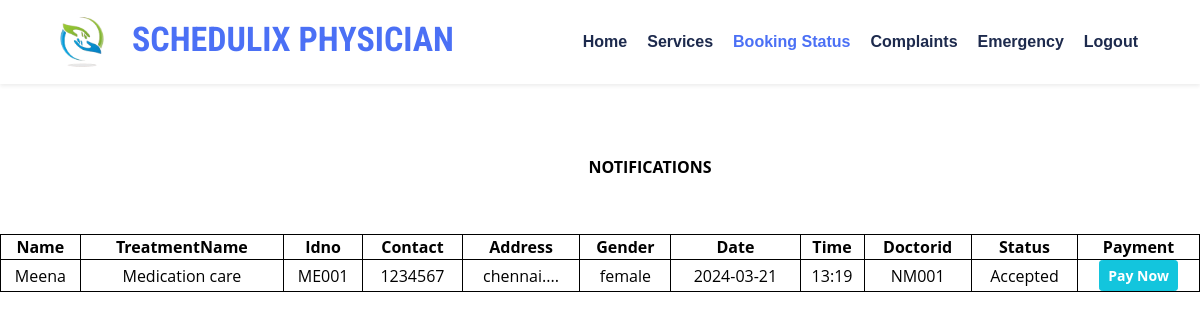
Screenshot of /notification.php (signed in) with the database file from the repository.
### tables this page shows
CREATE TABLE `user` (
  `id` int(100) NOT NULL,
  `name` varchar(50) NOT NULL,
  `treatmentname` varchar(50) NOT NULL,
  `email` varchar(50) NOT NULL,
  `contact` varchar(50) NOT NULL,
  `address` varchar(50) NOT NULL,
  `gender` varchar(50) NOT NULL,
  `idno` varchar(50) NOT NULL,
  `date` varchar(200) NOT NULL,
  `time` varchar(200) NOT NULL,
  `doctorid` varchar(200) NOT NULL,
  `status` varchar(50) NOT NULL,
  `userid` varchar(50) NOT NULL,
  `fees` varchar(200) NOT NULL
);

### notification.php (the view, shortened to what this page needs)
<?php
require_once("db_connection.php");
?>
<!DOCTYPE html>
<html lang="en" dir="ltr">
<head>
    <link href="https://cdnjs.cloudflare.com/ajax/libs/font-awesome/5.15.0/css/all.min.css" rel="stylesheet">
    <link href="https://cdn.jsdelivr.net/npm/bootstrap-icons@1.4.1/font/bootstrap-icons.css" rel="stylesheet">
    <link href="lib/owlcarousel/assets/owl.carousel.min.css" rel="stylesheet">
    <link href="lib/tempusdominus/css/tempusdominus-bootstrap-4.min.css" rel="stylesheet" />
    <link href="css/bootstrap.min.css" rel="stylesheet">
    <link href="css/style.css" rel="stylesheet">
</head>
<body>
 <?php include ('header.php'); ?>
     <br>
    <h2><b style="margin-left:100px;">NOTIFICATIONS</b></h2>
 <br />
 <center>
<div class="container_display">
<body>
<table style="width:100%">
  <tr>
    <th>Name</th><br>
            <th>TreatmentName</th>
            <th>Idno</th>
			<th>Contact</th>
            <th>Address</th>
            <th>Gender</th>
            <th>Date</th>
            <th>Time</th>
            <th>Doctorid</th>
            <th>Status</th>
            <th>Payment</th>
		</tr>
    <?php
$id = $_SESSION["user_id"];
$res = mysqli_query($conn, "SELECT * FROM user WHERE userid='$id'");
while ($row = mysqli_fetch_array($res)) {
    echo '<tr>
        <td>' . $row['name'] . '</td>
        <td>' . $row['treatmentname'] . '</td>
        <td>' . $row['idno'] . '</td>
        <td>' . $row['contact'] . '</td>
        <td>' . $row['address'] . '</td>
        <td>' . $row['gender'] . '</td>
        <td>' . $row['date'] . '</td>
        <td>' . $row['time'] . '</td>
        <td>' . $row['doctorid'] . '</td>
       <td>' . $row['status'] . '</td>
        <td>';
        if ($row['status'] == 'Accepted') {
          echo '<a href="javascript:void(0)" class="btn btn-sm btn-primary float-right buy_now" data-img="//www.tutsmake.com/wp-content/uploads/2019/03/c05917807.png" data-amount="' . $row['fees'] . '" data-id="1">Pay Now</a>';
      } elseif ($row['status'] == 'Rejected') {
          echo '<button class="btn btn-sm btn-danger float-right">Rejected</button>';
      } else {
          echo '<button class="btn btn-sm btn-waiting float-right">Waiting</button>';
      }
    echo '</td></tr>';
}
?>
	</table>
	</div>
</body>
</html>

### css/style.css (style rules this page uses)
.btn { font-weight: 700; transition: .5s; }
.btn-primary { color: #FFFFFF; }

### notification.php (style rules this page uses)
body { overflow-x: hidden; font-family: Arial, sans-serif; margin: 0; padding: 0; background: url('https://cdn.pixabay.com/photo/2023/10/30/12/36/hospital-8352776_1280.jpg') rgba(255, 255, 255, 0.7); background-size: cover; width: 100%; height: 870px; }
a { text-decoration: none; color: black; }
h2 { margin-top: 0; text-align: center; color: black; }
* { list-style: none; text-decoration: none; margin: 0; padding: 0; box-sizing: border-box; font-family: 'Open Sans', sans-serif; }
h2 { font: caption; margin-top: 0; text-align: center; color: black; }
table, th, td { border:1px solid black; text-align: center; color:#000000; }

### header.php (style rules this page uses)
:root { --primary: #2a5af8ab; --secondary: #354F8E; --light: #EFF5F9; --dark: #1D2A4D; }

### rows the page displays
user: name "Meena", treatmentname "Medication care", idno "ME001", contact "1234567", address "chennai....", gender "female", date "2024-03-21", time "13:19", doctorid "NM001", status "Accepted"
